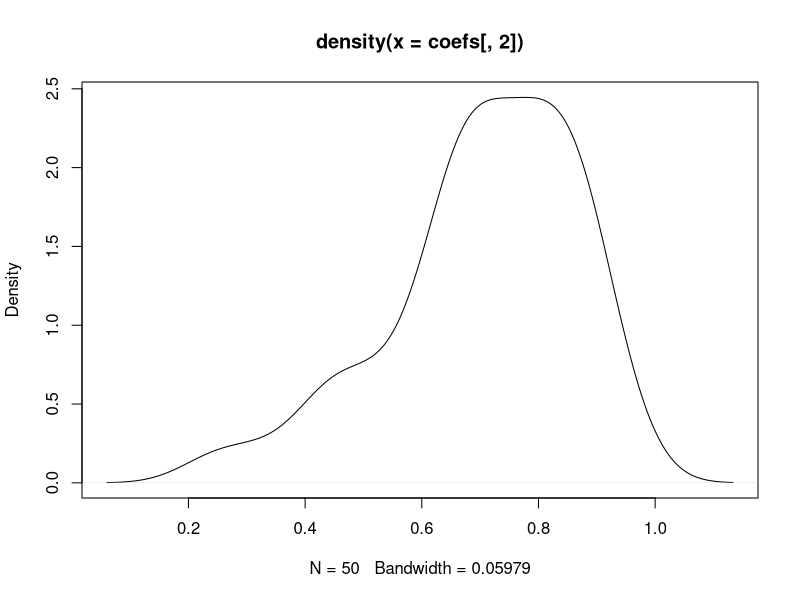
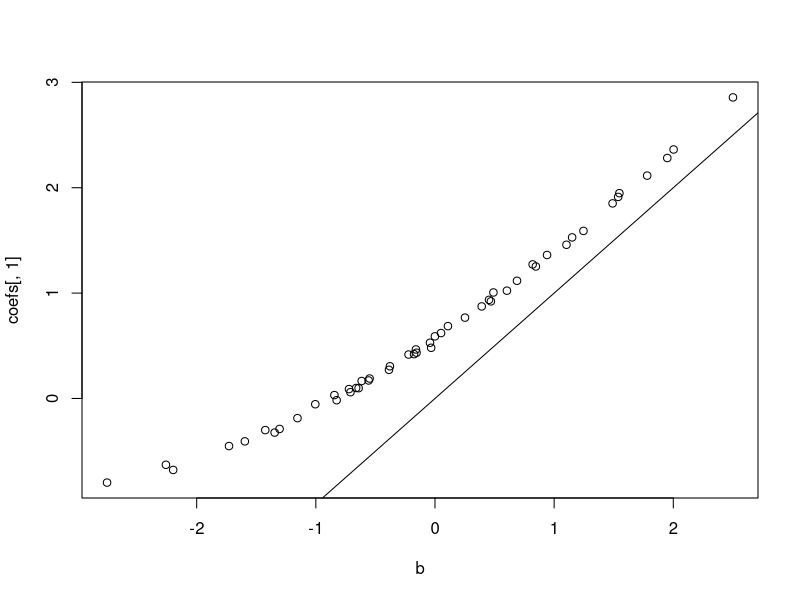

Recreate these plots in R, in order.
################################################################
##So now we see the basic structure of item response theory models.
##they are models of human behavior: higher ability translates to a higher probability of correct response in a systematic fashion.

##number of items and people. we'll start small just so that you can see everything, but you'll want to make this bigger downstream.
ni<-50
np<-10000
##now we're going to simulate data according to this model and examine some key properties
set.seed(12311)
##first let's describe the individual level part of the model
th<-rnorm(np)
th.mat<-matrix(th,np,ni,byrow=FALSE) #these are the true abilities. we don't observe them, which will be a real problem for us downstream. but we'll not worry about that today. 
##now the item level part. this is going to look like logistic regression, meaning we will have a slope and an intercept
a<-1 ##for reasons we'll get into later, let's start with a slope equal to 1
b<-rnorm(ni)
b.mat<-matrix(b,np,ni,byrow=TRUE) #these are the item difficulties

################################################################
##now we have to put this stuff together. what we want is a probability of a correct response for a person to an item
##we're goign to use what you may know from logistic regression
inv_logit<-function(x) exp(x)/(1+exp(x))
##now the probability of a correct response is:
pr<-.25+.75*inv_logit(a*th.mat+b.mat)
##we can simulate data using that probability
##here is the kind of sneaky way i like to do it.
test<-matrix(runif(ni*np),np,ni)
resp<-ifelse(pr>test,1,0)

################################################################
##we're going to now consider a prototype of an item response model
##bump up the sample size to a reasonable level before you do this.
coefs<-list()
for (i in 1:ncol(resp)) {
    glm(resp[,i]~th,family="binomial")->mod
    coef(mod)->coefs[[i]]
}
do.call("rbind",coefs)->coefs

##let's consider them separately.
plot(density(coefs[,2])) #what do you make of this?

plot(b,coefs[,1]); abline(0,1) #how about this?

##ALWAYS REMEMBER: in practice you don't ever see th, a, or b. we are cheating here.
##This is what I meant when I said this model was "infeasible"

##in the problem set, you will be asked to recycle this code. 

